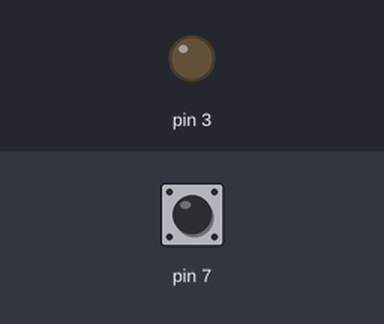
The sketch below on a simulated Arduino Uno, built with avr-gcc and run on an emulated ATmega328P. On the bench: output pins drawn as LEDs (lit = HIGH). The test bench sets the inputs (shaded band); at power-on: pin 7 HIGH. What the sketch prints to the serial monitor is not drawn.

Above: at 1.2 s.
1.3 s: pin 7 pulled LOW for 0.15 s
At 2.4 s:
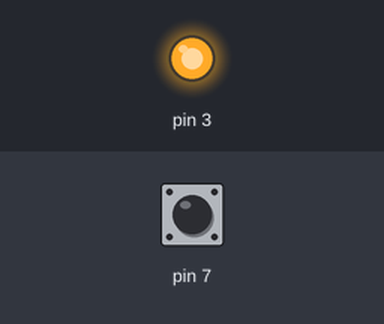
2.9 s: pin 7 pulled LOW for 1 s
At 3.6 s:
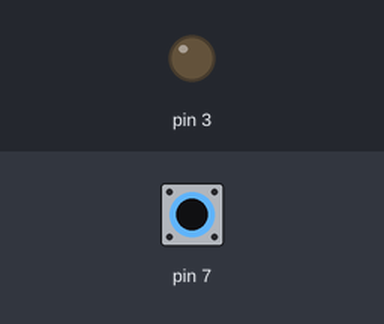
5.4 s: pin 7 pulled LOW for 3.2 s
At 6.6 s:
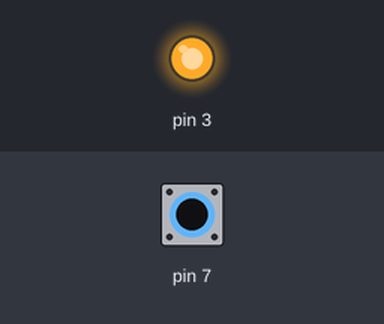
Timing chart, 0 to 8.4 s (numbered marks = the images above; inputs shaded):
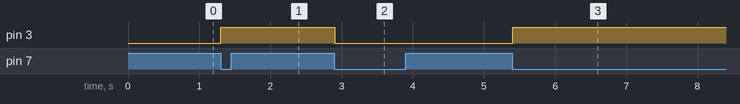

Measured:
- after the input at 1.3 s, pin 3: LOW → HIGH at once
- after the input at 2.9 s, pin 3: HIGH → LOW at once
- after the input at 5.4 s, pin 3: LOW → HIGH at once

The sketch:

Task_1.0.3.ino
```cpp
int toggle = LOW;
int i = 0;

void setup() {
  // put your setup code here, to run once:
  pinMode(7, INPUT_PULLUP);
  pinMode(3, OUTPUT);
  Serial.begin(9600);
}

void loop() {
  // put your main code here, to run repeatedly:
  Serial.println(digitalRead(7));
  if (digitalRead(7)==LOW) {
    i++;
    toggle = HIGH?toggle==LOW:HIGH;
    Serial.println(i);
    digitalWrite(3, toggle);
    do {
      delay(100);
    } while (digitalRead(7)==LOW);
  }
}
```
